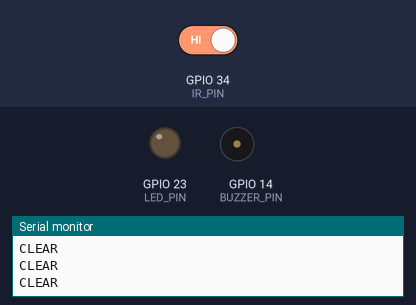
The sketch below on a simulated ESP32. On the bench: output pins drawn as LEDs (lit = HIGH), buzzer (waves = sounding, pin HIGH), the last lines printed to the serial monitor. The test bench sets the inputs (shaded band); at power-on: GPIO 34 (IR_PIN) HIGH.

Above: at 3.2 s.
3.3 s: GPIO 34 (IR_PIN) driven LOW
At 3.9 s:
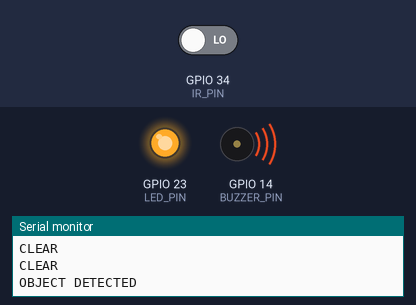
5.0 s: GPIO 34 (IR_PIN) driven HIGH
At 6.4 s:
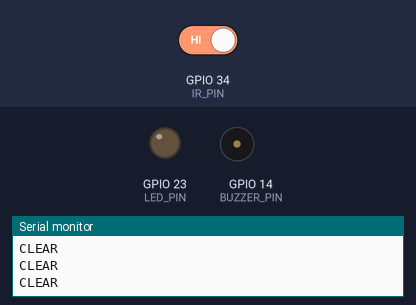
Timing chart, 0 to 8.0 s (numbered marks = the images above; inputs shaded):
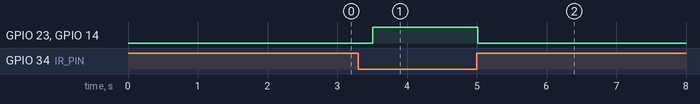

Measured:
- after the input at 3.3 s, GPIO 23 (LED_PIN), GPIO 14 (BUZZER_PIN): LOW → HIGH after 0.21 s
- after the input at 5.0 s, GPIO 23 (LED_PIN), GPIO 14 (BUZZER_PIN): HIGH → LOW at once

The sketch:

irsensor_with_buzzer.ino
```cpp
#include <WiFi.h>
#include <WebServer.h>
#include "soc/soc.h"
#include "soc/rtc_cntl_reg.h"

#define IR_PIN 34
#define LED_PIN 23
#define BUZZER_PIN 14

// 0 = buzzer stays on while an object is detected
// 1 = short beep only when an object first appears
#define BEEP_ONLY_ON_NEW 0

const char* ap_ssid = "ESP32_IR";
const char* ap_password = "12345678";

WebServer server(80);

bool objectDetected = false;

const char index_html[] PROGMEM = R"rawliteral(
<!DOCTYPE html>
<html>
<head>
    <meta charset="UTF-8">
    <meta name="viewport" content="width=device-width, initial-scale=1">
    <title>IR Sensor Monitor</title>
    <style>
        body { font-family: Arial; background: #0f0f23; color: white; text-align: center; padding: 20px; margin: 0; }
        .box { max-width: 400px; margin: auto; background: #1a1a3e; padding: 30px; border-radius: 20px; }
        h1 { color: #00d4ff; font-weight: 300; }
        .card { background: #252550; padding: 20px; border-radius: 15px; margin: 15px 0; }
        .label { color: #888; font-size: 0.75em; text-transform: uppercase; letter-spacing: 1.5px; }
        .value { font-size: 2em; font-weight: bold; }
        .detected { color: #ff4444; }
        .clear { color: #00ff88; }
        .foot { margin-top: 20px; color: #555; font-size: 0.75em; }
    </style>
</head>
<body>
    <div class="box">
        <h1>IR SENSOR MONITOR</h1>
        <div class="card">
            <div class="label">Status</div>
            <div class="value" id="status">--</div>
        </div>
        <div class="foot">Updates every 500ms</div>
    </div>
    <script>
        function updateData() {
            fetch('/data')
                .then(r => r.json())
                .then(d => {
                    const el = document.getElementById('status');
                    el.textContent = d.detected ? 'OBJECT DETECTED' : 'CLEAR';
                    el.className = 'value ' + (d.detected ? 'detected' : 'clear');
                })
                .catch(e => console.log(e));
        }
        setInterval(updateData, 500);
        updateData();
    </script>
</body>
</html>
)rawliteral";

void printNetworkInfo() {
    Serial.println();
    Serial.println("=== ESP32 ACCESS POINT ===");
    Serial.print("SSID     : ");
    Serial.println(ap_ssid);
    Serial.print("Password : ");
    Serial.println(ap_password);
    Serial.print("Open     : http://");
    Serial.println(WiFi.softAPIP());
    Serial.println("==========================");
}

void setup() {
    WRITE_PERI_REG(RTC_CNTL_BROWN_OUT_REG, 0);
    Serial.begin(115200);
    delay(1500);  // gives the Serial Monitor time to connect
    Serial.println("IR SENSOR MONITOR STARTING");

    pinMode(IR_PIN, INPUT);
    pinMode(LED_PIN, OUTPUT);
    digitalWrite(LED_PIN, LOW);
    pinMode(BUZZER_PIN, OUTPUT);
    digitalWrite(BUZZER_PIN, LOW);

    WiFi.mode(WIFI_AP);
    bool ok = WiFi.softAP(ap_ssid, ap_password);
    Serial.println(ok ? "AP started" : "AP FAILED to start");
    delay(500);
    printNetworkInfo();

    server.on("/", []() {
        server.send(200, "text/html", index_html);
    });

    server.on("/data", []() {
        String json = "{";
        json += "\"detected\":" + String(objectDetected ? "true" : "false");
        json += "}";
        server.send(200, "application/json", json);
    });

    server.begin();
    Serial.println("Server started!");
}

void loop() {
    server.handleClient();

    static unsigned long lastRead = 0;
    static unsigned long lastInfo = 0;
    static bool lastDetected = false;

    // Reprint the IP every 5 seconds
    if (millis() - lastInfo > 5000) {
        lastInfo = millis();
        printNetworkInfo();
    }

    if (millis() - lastRead > 500) {
        lastRead = millis();
        int irValue = digitalRead(IR_PIN);
        objectDetected = (irValue == LOW);
        digitalWrite(LED_PIN, objectDetected ? HIGH : LOW);

#if BEEP_ONLY_ON_NEW
        if (objectDetected && !lastDetected) {
            digitalWrite(BUZZER_PIN, HIGH);
            delay(150);
            digitalWrite(BUZZER_PIN, LOW);
        }
#else
        digitalWrite(BUZZER_PIN, objectDetected ? HIGH : LOW);
#endif

        lastDetected = objectDetected;
        Serial.println(objectDetected ? "OBJECT DETECTED" : "CLEAR");
    }
}
```
